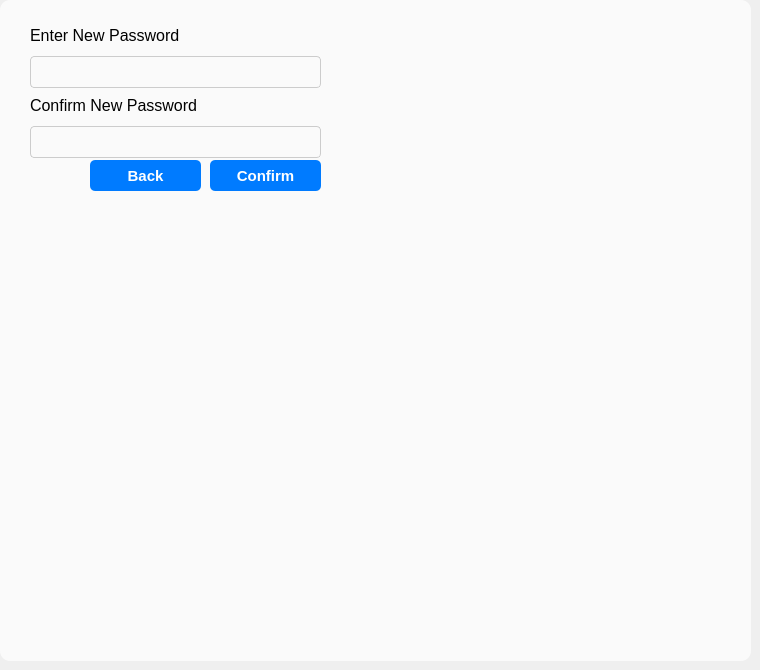
   <widget class="QWidget" name="Change_Password_Page">
    <widget class="QGroupBox" name="groupBox_8">
     <property name="geometry">
      <rect>
       <x>0</x>
       <y>0</y>
       <width>751</width>
       <height>661</height>
      </rect>
     </property>
     <property name="styleSheet">
      <string notr="true">background-color: rgb(250,250,250);
border-radius:10px</string>
     </property>
     <property name="title">
      <string/>
     </property>
     <widget class="QWidget" name="layoutWidget_6">
      <property name="geometry">
       <rect>
        <x>30</x>
        <y>20</y>
        <width>291</width>
        <height>68</height>
       </rect>
      </property>
      <layout class="QVBoxLayout" name="verticalLayout_9">
       <item>
        <widget class="QLabel" name="label_21">
         <property name="font">
          <font>
           <pointsize>12</pointsize>
          </font>
         </property>
         <property name="styleSheet">
          <string notr="true">color:black</string>
         </property>
         <property name="text">
          <string>Enter New Password</string>
         </property>
        </widget>
       </item>
       <item>
        <widget class="QLineEdit" name="NewPasswordLabel">
         <property name="sizePolicy">
          <sizepolicy hsizetype="Expanding" vsizetype="Maximum">
           <horstretch>0</horstretch>
           <verstretch>0</verstretch>
          </sizepolicy>
         </property>
         <property name="minimumSize">
          <size>
           <width>32</width>
           <height>32</height>
          </size>
         </property>
         <property name="styleSheet">
          <string notr="true">border: 1px solid #ccc;
border-radius:4px;
color:black;</string>
         </property>
        </widget>
       </item>
      </layout>
     </widget>
     <widget class="QPushButton" name="ConfirmButton_2">
      <property name="geometry">
       <rect>
        <x>210</x>
        <y>160</y>
        <width>111</width>
        <height>31</height>
       </rect>
      </property>
      <property name="font">
       <font>
        <pointsize>11</pointsize>
        <bold>true</bold>
       </font>
      </property>
      <property name="cursor">
       <cursorShape>PointingHandCursor</cursorShape>
      </property>
      <property name="styleSheet">
       <string notr="true">background-color: #007bff;
color: white;
padding: 4px 16px;
border: none;
border-radius: 5px;</string>
      </property>
      <property name="text">
       <string>Confirm</string>
      </property>
     </widget>
     <widget class="QPushButton" name="BackButton_2">
      <property name="geometry">
       <rect>
        <x>90</x>
        <y>160</y>
        <width>111</width>
        <height>31</height>
       </rect>
      </property>
      <property name="font">
       <font>
        <pointsize>11</pointsize>
        <bold>true</bold>
       </font>
      </property>
      <property name="cursor">
       <cursorShape>PointingHandCursor</cursorShape>
      </property>
      <property name="styleSheet">
       <string notr="true">background-color: #007bff;
color: white;
padding: 4px 16px;
border: none;
border-radius: 5px;</string>
      </property>
      <property name="text">
       <string>Back</string>
      </property>
     </widget>
     <widget class="QWidget" name="layoutWidget_7">
      <property name="geometry">
       <rect>
        <x>30</x>
        <y>90</y>
        <width>291</width>
        <height>68</height>
       </rect>
      </property>
      <layout class="QVBoxLayout" name="verticalLayout_10">
       <item>
        <widget class="QLabel" name="label_22">
         <property name="font">
          <font>
           <pointsize>12</pointsize>
          </font>
         </property>
         <property name="styleSheet">
          <string notr="true">color:black</string>
         </property>
         <property name="text">
          <string>Confirm New Password</string>
         </property>
        </widget>
       </item>
       <item>
        <widget class="QLineEdit" name="CNewPasswordLabel">
         <property name="sizePolicy">
          <sizepolicy hsizetype="Expanding" vsizetype="Maximum">
           <horstretch>0</horstretch>
           <verstretch>0</verstretch>
          </sizepolicy>
         </property>
         <property name="minimumSize">
          <size>
           <width>32</width>
           <height>32</height>
          </size>
         </property>
         <property name="styleSheet">
          <string notr="true">border: 1px solid #ccc;
border-radius:4px;
color:black;</string>
         </property>
        </widget>
       </item>
      </layout>
     </widget>
    </widget>
   </widget>
